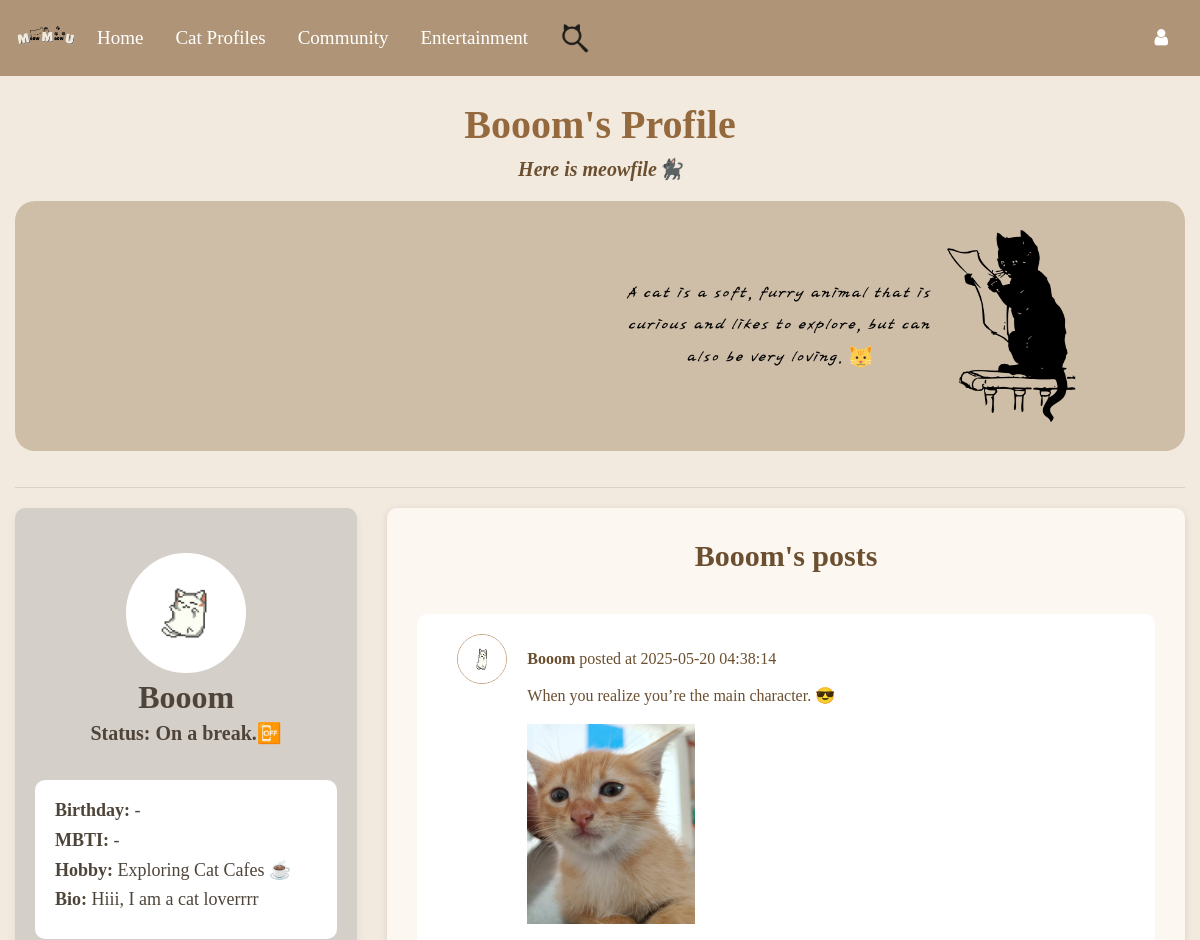
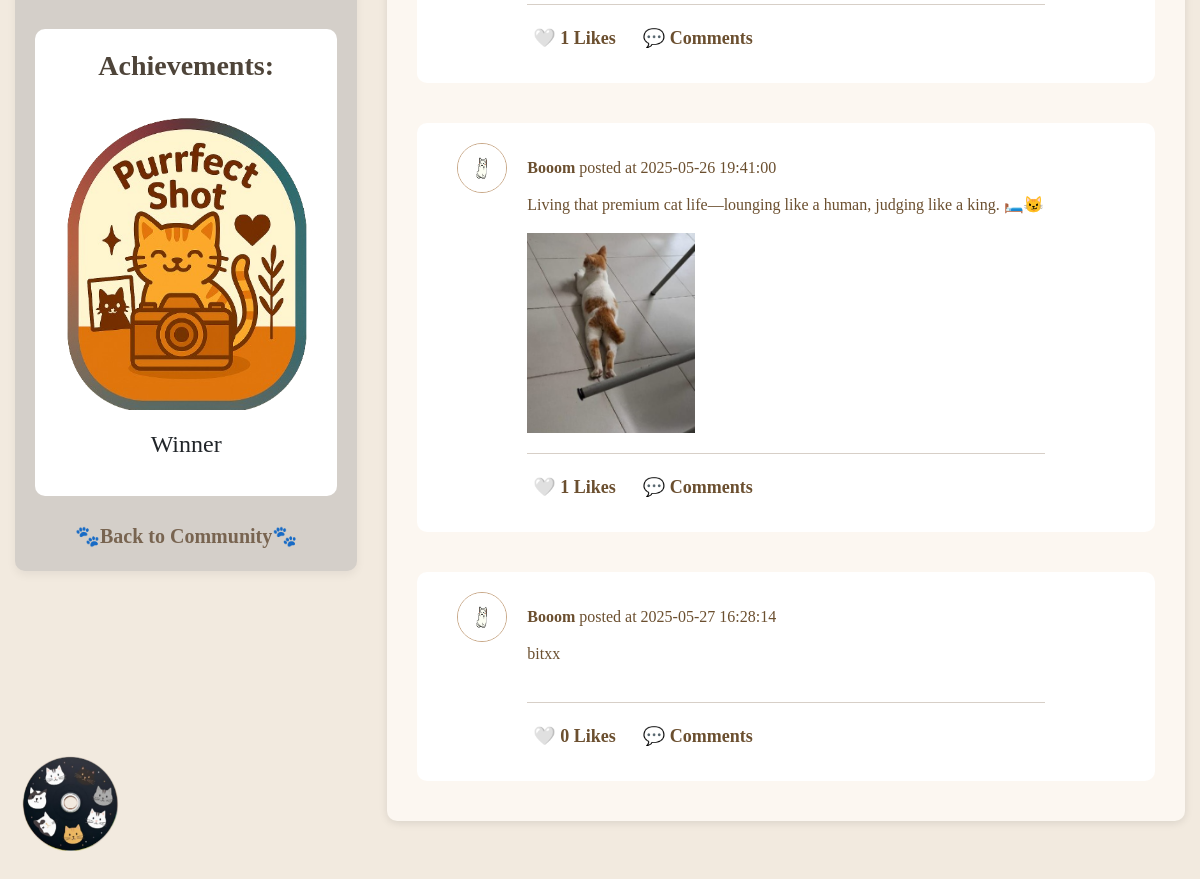
The page /profile/6 (signed in) on the database as committed earlier (2 pictures, top to bottom).
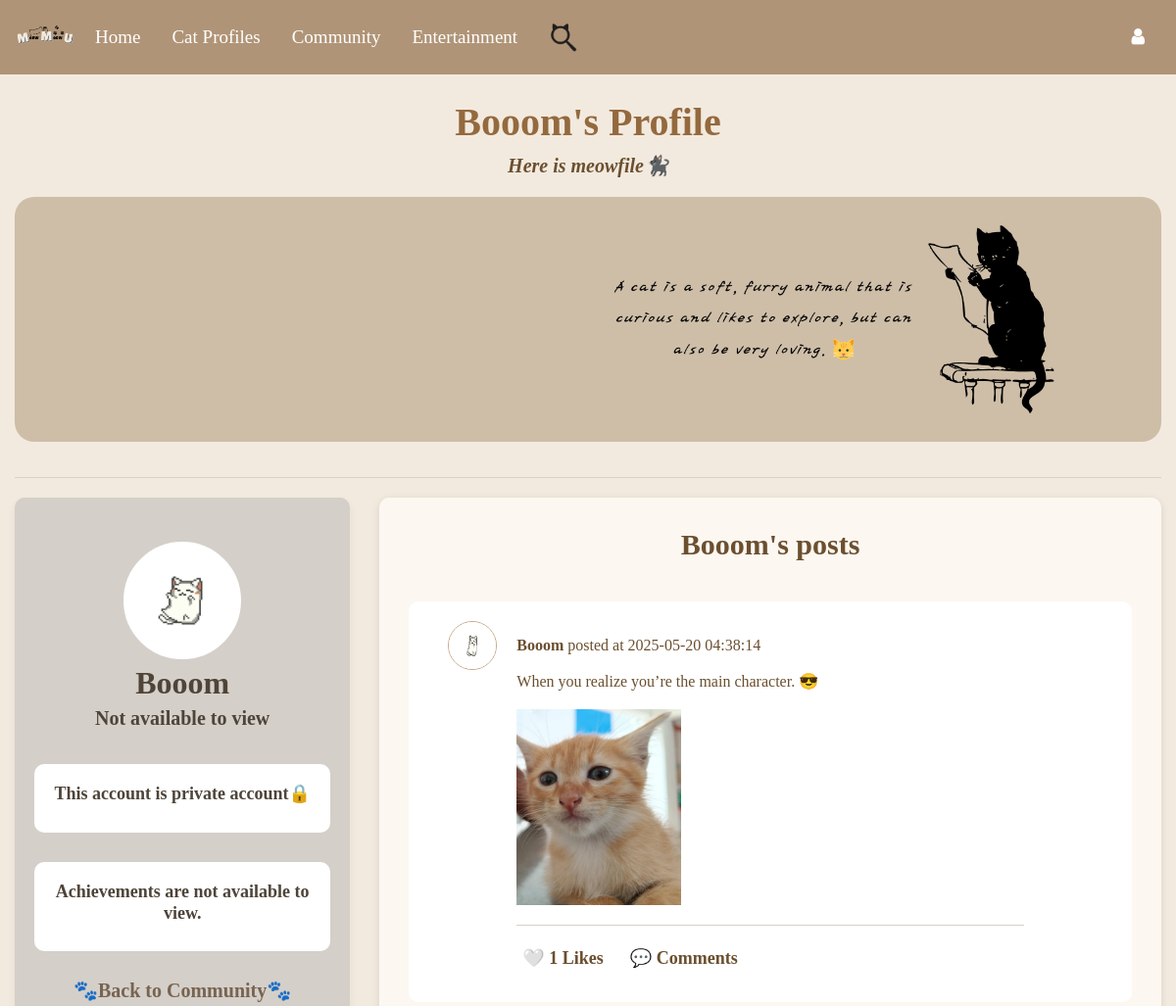
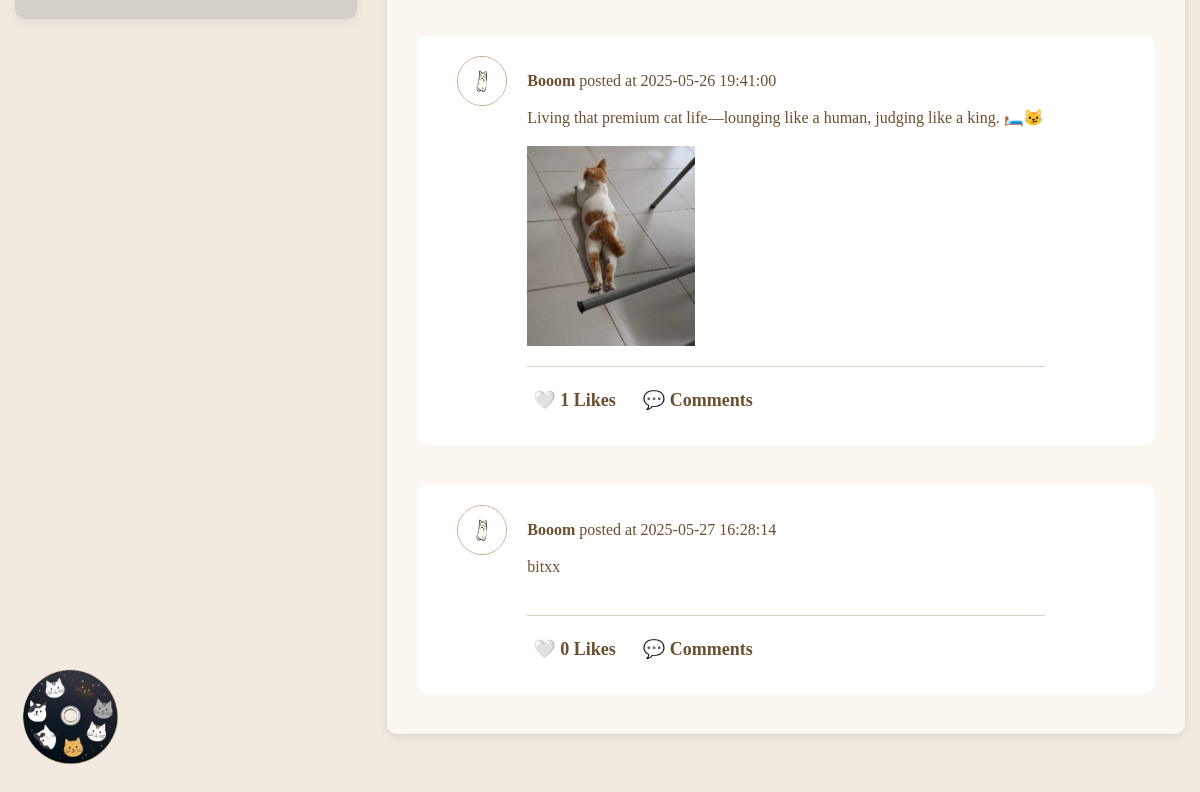
The same page on the database as committed later (2 pictures, top to bottom).
### Website/models.py (models this page shows)
class User(db.Model, UserMixin):
    id = db.Column(db.Integer, primary_key=True)
    email = db.Column(db.String(150), unique=True, nullable=False)
    ps = db.Column(db.String(150), nullable=False)
    Name = db.Column(db.String(150), nullable=False)
    secret_answer = db.Column(db.String(150), nullable=False)
    notes = db.relationship("Note", backref="user", lazy=True, cascade="all, delete-orphan")
    stories = db.relationship("Story", backref="owner", lazy=True, cascade="all, delete-orphan")
    reports = db.relationship("Report", backref="owner", lazy=True, cascade="all, delete-orphan")
    status = db.Column(db.String(100)) #user profile part
    birthday = db.Column(db.Date)
    mbti = db.Column(db.String(50))
    hobby = db.Column(db.String(100))
    bio = db.Column(db.Text)
    profile_picture = db.Column(db.String(255), default="default_profilepic.png")
    cover_photo = db.Column(db.String(255), default="default_cover.png")
    role = db.Column(db.String(50), default='user', nullable=False)
    level1_completed = db.Column(db.Boolean, default=False)
    privacy = db.Column(db.String(50), default="Public", nullable=False)

### tables this page shows
CREATE TABLE badge (
    id INTEGER PRIMARY KEY AUTOINCREMENT,
    name TEXT NOT NULL,
    description TEXT NOT NULL,
    criteria TEXT,
    icon TEXT NOT NULL
);

CREATE TABLE "post" (
	"post_id"	INTEGER,
	"user_id"	INTEGER,
	"content"	TEXT,
	"media_type"	TEXT,
	"media_url"	TEXT,
	"created_at"	TIMESTAMP DEFAULT CURRENT_TIMESTAMP,
	"updated_at"	TIMESTAMP DEFAULT CURRENT_TIMESTAMP,
	"cat_hashtag"	TEXT,
	PRIMARY KEY("post_id"),
	FOREIGN KEY("user_id") REFERENCES "user"("id") ON DELETE CASCADE
);

### Website/auth.py (the view)
@auth.route('/profile/<int:user_id>')
def view_user_profile(user_id):
    if not current_user.is_authenticated:
        flash("You must be logged in to view profile!", category="error")
        return redirect(url_for('auth.login'))
    conn = get_db_connection()
    cursor = conn.cursor()
    cursor.execute("""
        SELECT id, name, profile_picture, cover_photo, status, birthday, mbti, hobby, bio, privacy
        FROM user WHERE id = ?
    """, (user_id,))
    profile_owner = cursor.fetchone()
    if not profile_owner:
        flash("User profile not found!", category="error")
        return redirect(url_for('community.community_feature'))
    cursor.execute("""
        SELECT post.*,
            (SELECT COUNT(*) FROM likes WHERE likes.post_id = post.post_id) AS like_count
        FROM post
        WHERE post.user_id = ?
        ORDER BY like_count DESC
    """, (user_id,))
    posts = cursor.fetchall()
    cursor.execute("""
        SELECT b.name, b.description, b.icon
        FROM badge b
        JOIN user_badge ub ON b.id = ub.badge_id
        WHERE ub.user_id = ?
    """, (user_id,))
    badges = cursor.fetchall()
    conn.close()
    return render_template("view_user_profile.html", profile_owner=profile_owner, posts=posts, badges=badges, user=current_user)

### Website/community.py (called while the page is built)
def get_db_connection():
    db_path = os.path.join(os.path.dirname(__file__), '..', 'instance', 'datebase.db')
    db_path = os.path.abspath(db_path)
    conn = sqlite3.connect(db_path)
    conn.row_factory = sqlite3.Row
    return conn

### Website/templates/view_user_profile.html (shortened to what this page needs)
{% extends "base.html" %}
{% block content %}
<h1 style="font-size: 40px; font-weight: bold; text-align: center; padding-top: 25px; color: #94693e;">
    {{ profile_owner.name }}'s Profile
</h1>
<h5 style="font-size: 20px; font-weight: bold; text-align: center; margin-top: 5px; margin-bottom: 20px; color: #6b4f2f; font-style: italic;">
    Here is meowfile🐈‍⬛
</h5>
{% if profile_owner.cover_photo %}
  <img style="margin-bottom: 20px;" src="{{ url_for('static', filename='Userprofile/' ~ profile_owner.cover_photo) }}" alt="Cover Photo" class="cover-photo" onclick="toggleModal('{{ url_for('static', filename='Userprofile/' ~ profile_owner.cover_photo) }}')">
{% else %}
  <img style="margin-bottom: 20px;" src="{{ url_for('static', filename='Userprofile/default_cover.png') }}" alt="Cover Photo" class="cover-photo" onclick="toggleModal('{{ url_for('static', filename='Userprofile/default_cover.png') }}')">
{% endif %}
<hr>
<div class="main-content-row">
  <div class="profile-section">
    <div class="profile-header">
      {% if profile_owner.profile_picture %}
        <img src="{{ url_for('static', filename='Userprofile/' ~ profile_owner.profile_picture) }}" alt="Profile Picture" class="profile-picture" onclick="toggleModal('{{ url_for('static', filename='Userprofile/' ~ profile_owner.profile_picture) }}')">
      {% else %}
        <img src="{{ url_for('static', filename='Userprofile/default_profilepic.png') }}" alt="Profile Picture" class="profile-picture" onclick="toggleModal('{{ url_for('static', filename='Userprofile/default_profilepic.png') }}')">
      {% endif %}
      <div class="profile-info">
        <h2>{{ profile_owner.name }}</h2>
        {% if profile_owner.privacy=="Private" %}
          <h5>Not available to view</h5>
        {% else %}
          <h5>Status: {{ profile_owner.status }}</h5>
        {% endif %}
      </div>
    </div>
    <div class="profile-details">
      {% if profile_owner.privacy=="Private" %}
        <h5 style="text-align: center;"><b>This account is private account🔒</b></h5>
      {% else %}
        <h5><b>Birthday:</b> {{ profile_owner.birthday if profile_owner.birthday else "-" }}</h5>
        <h5><b>MBTI:</b> {{ profile_owner.mbti if profile_owner.mbti else "-" }}</h5>
        <h5><b>Hobby:</b> {{ profile_owner.hobby if profile_owner.hobby else "-" }}</h5>
        <h5><b>Bio:</b> {{ profile_owner.bio if profile_owner.bio else "-" }}</h5>
      {% endif %}
    </div>
    <div class="badge-display">
      {% if profile_owner.privacy=="Private" %}
        <h5 style="font-weight: bold; font-size: 18px;">Achievements are not available to view.</h5>
      {% else %}
        <h3><b>Achievements:</b></h3>
        {% if badges %}
          <div id="badgeGallery">
            {% for badge in badges %}
              <div class="badge-item">
                  <img src="{{ url_for('static', filename='badges/' ~ badge[2]) }}" title="{{ badge[0] }}" class="badge-icon">
                  <h4 class="badge-condition">{{ badge[1] }}</h4>
              </div>
            {% endfor %}
          </div>
        {% else %}
          <p class="italic"> No achievements yet! Keep exploring to earn badges. </p>
        {% endif %}
      {% endif %}
    </div>
    <div class="back-community">
        <a onclick="location.href='{{ url_for('community.community_feature') }}'">🐾Back to Community🐾</a>
      </div>
  </div>
  <div class="post-container">
    <h3 style="font-size: 30px; font-weight: bold; text-align: center; padding-top: 10px;">
      {{ profile_owner.name }}'s posts
    </h3>
    {% if posts %}
        {% for post in posts %}
          <div class="post" onclick="window.location.href='/post/{{ post.post_id}}'">
            <div class="post-info">
                <img class="post-profile-picture" src="{{ url_for('static', filename='Userprofile/' ~ profile_owner.profile_picture) if profile_owner.profile_picture else url_for('static', filename='Userprofile/default_profilepic.png') }}"  alt="Avatar">
                <p><strong>{{ profile_owner.name }}</strong> posted at {{ post['created_at'] }}</p>
            </div>
            <div class="post-body">
                <p class="post-content">{{ post['content'] }}</p>
                <div class="media-grid">
                    {% if post['media_url'] %}
                        {% set media_list = post['media_url'].split(';') %}
                        {% set max_show = 3 %}
                        {% set total = media_list | length %}
                        {% for media_url in media_list[:max_show] %}
                            {% set ext = media_url.rsplit('.', 1)[1].lower() %}
                            <div class="media-item">
                                {% if ext in ['jpg', 'jpeg', 'png', 'gif'] %}
                                    <img src="{{ url_for('static', filename=media_url) }}" alt="Image">
                                {% elif ext in ['mp4', 'mov', 'avi'] %}
                                    <video controls>
                                        <source src="{{ url_for('static', filename=media_url) }}" type="video/{{ ext }}">
                                    </video>
                                {% endif %}
                            </div>
                        {% endfor %}
                    {% endif %}
                </div>
                <div class="post-actions">
                    <form id="like-form-{{ post['post_id'] }}" action="{{ url_for('community.like_post' if not post['liked_by_current_user'] else 'community.unlike_post', post_id=post['post_id']) }}" method="post" style="display:inline;">
                        <button type="submit" class="post-action-button">
                            {% if post['liked_by_current_user'] %}
                                ❤️
                            {% else %}
                                🤍
                            {% endif %}
                            {{ post['like_count'] }} Likes
                        </button>
                    </form>
                    <button class="post-action-button" onclick="event.stopPropagation(); window.location.href='/post/{{ post.post_id }}#comments'">
                    💬 {{ post['comment_count'] }} Comments
                    </button>
                </div>
            </div>
          </div>
        {% endfor %}
    {% else %}
          <h3>This user hasn't posted anything yet.</h3>
    {% endif %}
  </div>
</div>
{% endblock %}

### Website/templates/base.html (shortened to what this page needs)
<!DOCTYPE html>
<html>
<head>
    <link rel="stylesheet" href="https://stackpath.bootstrapcdn.com/bootstrap/4.4.1/css/bootstrap.min.css"
 />
    <link rel="stylesheet" href="https://stackpath.bootstrapcdn.com/font-awesome/4.7.0/css/font-awesome.min.css"
 />
</head>
<body>
    <nav class="navbar navbar-expand-lg navbar-dark" style="background-color: rgb(176, 148, 119);">
        <div style="height: 60px; width: 60px; border-radius: 50%; background-color: rgb(176, 148, 119);;
            padding: 5px; margin-right: 5px; display: flex; overflow: hidden; align-items: center; justify-content: center;">
            <img src="{{ url_for('static', filename='Images/Logo.png') }}" alt="Logo" style="width: auto; height: 130%; object-fit: contain;">
        </div>
        <a class="nav-item nav-link" style="font-family: 'Times New Roman'; color: white; font-size: 19px;"
            href="/">Home</a>
        <div class="dropdown nav-item">
            <a class="nav-link" href="#" id="dropdownMenuLink" aria-haspopup="true" aria-expanded="false"
                style="font-family: 'Times New Roman'; color: white; font-size: 19px;">
                Cat Profiles
            </a>
        </div>
        <a class="nav-item nav-link" style="font-family: 'Times New Roman'; color: white; font-size: 19px;"
            href="{{ url_for('community.community_feature') }}">
            Community
        </a>
        <div class="dropdown nav-item">
            <a class="nav-link" href="#" id="dropdownMenuLink" aria-haspopup="true" aria-expanded="false"
                style="font-family: 'Times New Roman'; color: white; font-size: 19px;">
                Entertainment
            </a>
        </div>
        <a class="nav-item nav-link" href="{{ url_for('search.search_feature') }}"
            style="color: white; font-size: 19px;">
            <img src="{{ url_for('static', filename='Images/option2.png') }}" alt="Search"
                style="width: 30px; height: 30px;">
        </a>
        <div class="ml-auto d-flex align-items-center">
            <div class="dropdown">
                <a class="nav-link" href="#" aria-haspopup="true" aria-expanded="false"
                    style="color: white; font-size: 19px;">
                    <i class="fa fa-user" aria-hidden="true"></i>
                </a>
            </div>
        </div>
    </nav>
    <div id="cd-container">
        <img id="cd" src="{{ url_for('static', filename='cd_designs/CD_2.png') }}" alt="CD">
    </div>
    <div class="container-fluid">{% block content %}{% endblock %}</div>
</body>
</html>

### Website/templates/base.html (style rules this page uses)
.dropdown { position: relative; display: inline-block; }
.navbar { display: flex; justify-content: space-between; align-items: center; position: sticky !important; position: -webkit-sticky !important; z-index: 1000; top: 0%; }
.ml-auto { margin-left: auto !important; }
body { background-color: #f9f4ef; }
#cd-container { position: fixed; bottom: 50px; left: 20px; width: 100px; cursor: pointer; z-index: 9999; }
#cd { width: 100%; animation: spin 4s linear infinite; }

### Website/templates/view_user_profile.html (style rules this page uses)
body { background-color: #f2eadf; font-family: 'Times New Roman'; margin-bottom: 80px; }
h2, h5, label { color: rgb(78, 68, 57); }
h3 { width: 100%; text-align: center; margin-bottom: 20px; }
.profile-header { position: relative; margin-bottom: 30px; margin-top: 25px; align-items: center !important; text-align: center !important; justify-content: center !important; }
.cover-photo { width: 100%; height: 250px; object-fit: cover; border-radius: 20px; transition: transform 0.3s ease-in-out, box-shadow 0.3s ease-in-out; cursor: pointer; }
.profile-picture { width: 120px; height: 120px; border-radius: 50%; object-fit: cover; border: 4px solid white; background: white; cursor: pointer; }
.profile-info { align-items: center !important; text-align: center !important; justify-content: center !important; color: #4e4439; }
.profile-info h2, .profile-info h5 { font-weight: bold; margin: 5px 0; }
.profile-details { width: 100%; height: 30%; margin-bottom: 10px; background: #ffffff; padding: 20px; border-radius: 10px; }
.profile-details h5 { font-size: 18px; }
.main-content-row { display: flex; flex-direction: row; gap: 30px; margin-top: 20px; }
.profile-section { width: 30%; background-color: #d4cfc9; padding: 20px; border-radius: 10px; box-shadow: 0 4px 10px rgba(0,0,0,0.06); display: flex; flex-direction: column; align-items: center; height: 100%; }
.post-container { width: 70%; padding: 20px 30px; background-color: #fcf7f1; color: #6b4f2f; border-radius: 10px; box-shadow: 0 2px 8px rgba(0, 0, 0, 0.1); display: flex; flex-direction: column; align-items: flex-start; }
.post { width: 100%; max-width: 1000px; min-height: 200px; margin: 20px 0; padding: 20px 20px 10px 20px; background-color: #ffffff; border-radius: 10px; overflow: hidden; cursor: pointer; display: flex; flex-direction: column; justify-content: space-between; }
.post-info { display: flex; align-items: center; justify-content: flex-start; margin-left: 20px; }
.post-info p { margin: 0; line-height: 1.2; }
.post-profile-picture { width: 50px; height: 50px; margin-right: 20px; border-radius: 50%; border: 1px solid #c8a786; }
.post-body { margin: 0 90px; }
.post-content { max-width: 100%; text-align: left; display: -webkit-box; -webkit-line-clamp: 3; -webkit-box-orient: vertical; overflow: hidden; text-overflow: ellipsis; }
.media-grid { display: grid; grid-template-columns: repeat(3, 1fr); gap: 8px; width: 100%; max-width: 600px; margin: 10px 0; }
.media-item { height: 200px; position: relative; overflow: hidden; background: #f0f0f0; }
.media-item img, .media-item video { position: absolute; top: 0; left: 0; width: 100%; height: 100%; object-fit: cover; }
.post-actions { margin: 20px 0; display: flex; align-items: center; justify-content: flex-start; gap: 15px; border-top: 1px solid #d7cfc7; }
.post-action-button { background: none; padding-top: 20px; border: none; color: #6b4f2f; cursor: pointer; font-weight: bold; font-size: 18px; }
.back-community { text-align: center; margin-top: 5px; }
.back-community a { font-size: 20px; color: rgb(120, 100, 80); font-weight: bold; text-decoration: none; transition: color 0.3s ease, transform 0.3s ease; display: inline-block; cursor: pointer; }
.badge-display { width: 100%; height: 100%; margin-top: 20px; margin-bottom: 20px; background: #ffffff; padding: 20px; border-radius: 10px; justify-content: center; align-items: center; text-align: center; }

Rows that differ between the two databases and show on the page:
no longer on this page (row unchanged): badge: icon (picture), description "Winner"
changed User "Booom": privacy "Public" → "Private" (drawn); status "On a break.📴" → (not shown); mbti "-" → (not shown); hobby "Exploring Cat Cafes ☕" → (not shown); bio "Hiii, I am a cat loverrrr" → (not shown)
Other text that changed with them:
{{ profile_owner.birthday if profile_owner.birthday else "-" }}: "-" → (not shown)
text no longer shown: "Status: Birthday: MBTI: Hobby: Bio: Achievements:"
text now shown: "Not available to view This account is private account🔒 Achievements are not available to view."
